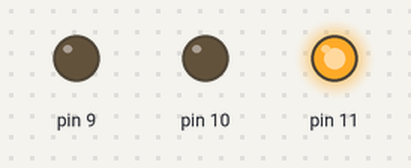
The sketch below on a simulated Arduino Uno, built with avr-gcc and run on an emulated ATmega328P. Parts: output pins drawn as LEDs (lit = HIGH).

Above: at 1.0 s.
At 2.5 s:
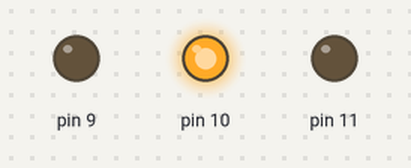
At 4.0 s:
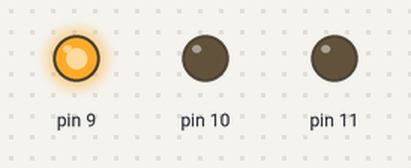
Timing chart, 0 to 6.5 s (numbered marks = the images above):
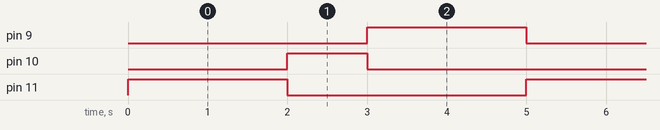

The sketch:

Prototipo_Semaforo.ino
```cpp
void setup() {
  // put your setup code here, to run once:
  //Inicializo los pins digitales 11,10,9 como salidas
  pinMode(11,OUTPUT);
  pinMode(10,OUTPUT);
  pinMode(9,OUTPUT);
  }

void loop() {
  // put your main code here, to run repeatedly:
  digitalWrite(11,HIGH); //Encendemos el pin 11 (verde)
  delay(2000); //delay de 2s
  digitalWrite(11,LOW); //Apagamos el pin 11 (verde)
  digitalWrite(10,HIGH); //Encendemos el pin 10 (amarillo)
  delay(1000); //delay de 1s
  digitalWrite(10,LOW); //Apagamos el pin 10 (amarillo)
  digitalWrite(9,HIGH); //Encendemos el pin 9 (rojo)
  delay(2000); //delay de 2s
  digitalWrite(9,LOW); //Apagamos el pin 9 (rojo)
}
```

Measured:
- by itself, pin 9, pin 11: alternates HIGH for 2.0 s and LOW for 3.0 s
- by itself, pin 10: alternates HIGH for 1.0 s and LOW for 4.0 s
- by itself, everything shown: repeats every 5.0 s, in 4 steps
